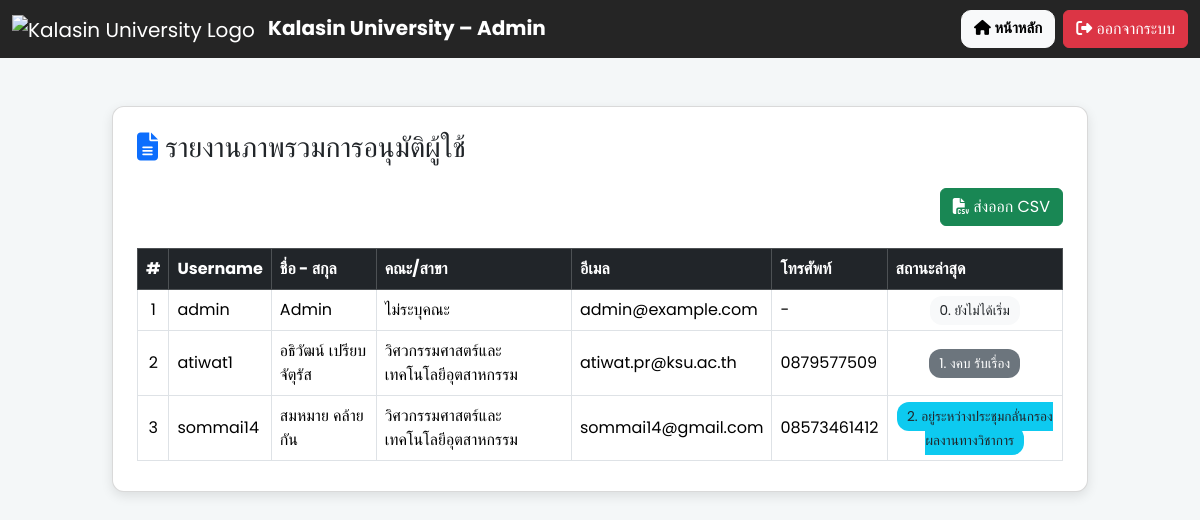
Page /reports on the committed database.
### app.py (models this page shows)
class User(db.Model, UserMixin):
    __tablename__ = "user"
    id        = db.Column(db.Integer, primary_key=True)
    username  = db.Column(db.String(80),  unique=True, nullable=False)
    password  = db.Column(db.String(128), nullable=False)   # เก็บ hash ได้ยาว ๆ
    full_name = db.Column(db.String(150), nullable=False)
    first_name = db.Column(db.String(80))
    last_name  = db.Column(db.String(80))
    faculty    = db.Column(db.String(100), nullable=False)
    email      = db.Column(db.String(120), unique=True, nullable=False)
    role       = db.Column(db.String(20),  default="user")
    phone      = db.Column(db.String(20))   # 🆕 เพิ่มบรรทัดนี้
    position = db.Column(db.String(100), nullable=True)
    requests = db.relationship(
        "AcademicRequest",
        backref="user",
        cascade="all, delete-orphan",
        lazy="dynamic"
    )
    workflow_steps = db.relationship(
        "WorkflowStep",
        backref="user",
        cascade="all, delete-orphan",
        lazy="dynamic"
    )
    contact_messages = db.relationship(
        "ContactMessage",
        back_populates="user",
        cascade="all, delete-orphan", # <-- This is the crucial instruction
        lazy="dynamic"
    )

class WorkflowStep(db.Model):
    __tablename__ = "workflow_step"
    id        = db.Column(db.Integer, primary_key=True)
    user_id   = db.Column(
        db.Integer,
        db.ForeignKey("user.id", ondelete="CASCADE"),
        nullable=False
    )
    order_no  = db.Column(db.Integer)           # 1-13
    title     = db.Column(db.String(150))
    is_done   = db.Column(db.Boolean,  default=False)
    done_at   = db.Column(db.DateTime)
    comment   = db.Column(db.Text)
    is_visible = db.Column(db.Boolean, default=True)
    experts = db.relationship(
        "ExpertVote",
        backref="step",
        cascade="all, delete-orphan",
        lazy="dynamic"
    )

### app.py (the view)
@app.route("/reports")
def reports():
    users = query_user_approvals()        # 🟢 ใช้ฟังก์ชันใหม่
    return render_template(
        "reports.html",
        users=users,
        status_titles=TITLES,
        status_label=status_label,
        status_color=status_color,
    )

### app.py (called while the page is built)
def status_label(idx: int) -> str:
    return TITLES[idx] if 0 <= idx < len(TITLES) else "ยังไม่ได้เริ่ม"

def status_color(idx: int) -> str:
    palette = [
        "bg-secondary text-white",
        "bg-info text-dark",
        "bg-primary text-white",
        "bg-warning text-dark",
        "bg-success text-white",
        "bg-primary text-white",
        "bg-success text-white",
        "bg-info text-dark",
        "bg-success text-white",
        "bg-warning text-dark",
        "bg-success text-white",
        "bg-primary text-white",
        "bg-primary text-white",
    ]
    return palette[idx] if 0 <= idx < len(palette) else "bg-light text-dark"

@app.after_request
def add_no_cache_headers(resp):
    resp.headers['Cache-Control'] = (
        'no-store, no-cache, must-revalidate, max-age=0')
    resp.headers['Pragma'] = 'no-cache'
    resp.headers['Expires'] = '0'
    return resp

### templates/reports.html (shortened to what this page needs)
<!DOCTYPE html>
<html lang="th">
<head>
    <link href="https://cdn.jsdelivr.net/npm/bootstrap@5.3.3/dist/css/bootstrap.min.css" rel="stylesheet">
    <link rel="stylesheet" href="https://cdnjs.cloudflare.com/ajax/libs/font-awesome/6.4.2/css/all.min.css">
    <link rel="stylesheet" href="https://cdn.datatables.net/1.13.6/css/dataTables.bootstrap5.min.css">
</head>
<body>
    <nav class="navbar navbar-expand-lg navbar-dark">
        <div class="container-fluid">
            <a class="navbar-brand" href="{{ url_for('admin_dashboard') }}">
                <img src="https://upload.wikimedia.org/wikipedia/th/thumb/4/4e/Kalasin_University_Seal.svg/1200px-Kalasin_University_Seal.svg.png" alt="Kalasin University Logo" style="height: 46px; margin-right: 8px;">
                <strong>Kalasin University – Admin</strong>
            </a>
            <div class="ms-auto d-flex">
                <a href="{{ url_for('admin_dashboard') }}" class="btn btn-light btn-custom me-2"><i class="fas fa-home"></i> หน้าหลัก</a>
                <a href="{{ url_for('admin_logout') }}" class="btn btn-danger ">
  <i class="fas fa-sign-out-alt"></i> ออกจากระบบ
</a>
            </div>
        </div>
    </nav>
    <div class="container-fluid py-5">
        <div class="row justify-content-center">
            <div class="col-12 col-lg-10">
                <div class="card p-4">
                    <h3 class="mb-4"><i class="fas fa-file-alt text-primary"></i> รายงานภาพรวมการอนุมัติผู้ใช้</h3>
                    <div class="row mb-3 g-2 align-items-end">
                        <div class="col-md-6 col-lg-3 ms-auto text-end">
                            <button id="exportCsv" class="btn btn-success mt-3 mt-md-0"><i class="fas fa-file-csv"></i> ส่งออก CSV</button>
                        </div>
                    </div>
                    <div class="table-responsive">
                        <table id="reportTable" class="table table-hover align-middle table-bordered w-100">
                            <thead class="table-dark text-center">
                                <tr>
                                    <th>#</th>
                                    <th>Username</th>
                                    <th>ชื่อ - สกุล</th>
                                    <th>คณะ/สาขา</th>
                                    <th>อีเมล</th>
                                    <th>โทรศัพท์</th>
                                    <th>สถานะล่าสุด</th>
                                </tr>
                            </thead>
<tbody>
{% for u in users %}
  <tr class="clickable-row"
      data-href="{{ url_for('timeline', user_id=u.id) }}">
      <td class="text-center">{{ loop.index }}</td>
      <td>{{ u.username }}</td>
      <td>{{ u.full_name }}</td>
      <td>{{ u.department }}</td>
      <td>{{ u.email }}</td>
      <td>{{ u.phone }}</td>
      <td class="text-center">
        <span class="status-badge {{ status_color(u.latest_step) }}">
          {{ u.latest_step + 1 }}. {{ status_label(u.latest_step) }}
        </span>
      </td>
  </tr>
{% endfor %}
</tbody>
                        </table>
                    </div>
                </div>
            </div>
        </div>
    </div>
</body>
</html>

### templates/reports.html (style rules this page uses)
body { font-family: 'Poppins', sans-serif; background: #f4f7f8; color: #000; }
.navbar { background: rgba(0, 0, 0, 0.85); backdrop-filter: blur(8px); }
.card { background: #fff; border-radius: 12px; border: 1px solid rgba(0,0,0,.15); box-shadow: 0 4px 12px rgba(0,0,0,.1); }
.btn-custom { font-size: 15px; font-weight: 600; border-radius: 10px; }
.status-badge { font-size: 0.85rem; padding: 5px 10px; border-radius: 12px; }

### rows in the picture
User: username "admin", full_name "Admin", email "admin@example.com"
WorkflowStep: username "atiwat1", full_name "อธิวัฒน์ เปรียบจัตุรัส", department "วิศวกรรมศาสตร์และเทคโนโลยีอุตสาหกรรม", email "atiwat.pr@ksu.ac.th", phone "0879577509", latest_step "1", title "งคบ รับเรื่อง"
User: username "sommai14", full_name "สมหมาย คล้ายกัน", email "sommai14@gmail.com", phone "08573461412"

### other values in the picture
{{ u.department }} "ไม่ระบุคณะ" "วิศวกรรมศาสตร์และเทคโนโลยีอุตสาหกรรม"
{{ u.phone }} "-"
{{ u.latest_step + 1 }} "0" "2"
{{ status_label(u.latest_step) }} "ยังไม่ได้เริ่ม" "อยู่ระหว่างประชุมกลั่นกรองผลงานทางวิชาการ"
